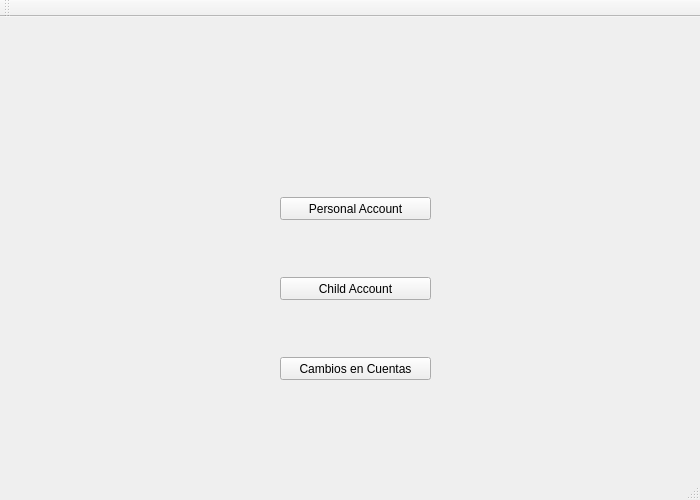
<?xml version="1.0" encoding="UTF-8"?>
<ui version="4.0">
 <class>MainWindow</class>
 <widget class="QMainWindow" name="MainWindow">
  <property name="geometry">
   <rect>
    <x>0</x>
    <y>0</y>
    <width>700</width>
    <height>500</height>
   </rect>
  </property>
  <property name="windowTitle">
   <string>MainWindow</string>
  </property>
  <widget class="QWidget" name="centralWidget">
   <widget class="QPushButton" name="personal">
    <property name="geometry">
     <rect>
      <x>280</x>
      <y>180</y>
      <width>151</width>
      <height>23</height>
     </rect>
    </property>
    <property name="text">
     <string>Personal Account</string>
    </property>
   </widget>
   <widget class="QPushButton" name="hijos">
    <property name="geometry">
     <rect>
      <x>280</x>
      <y>260</y>
      <width>151</width>
      <height>23</height>
     </rect>
    </property>
    <property name="text">
     <string>Child Account</string>
    </property>
   </widget>
   <widget class="QPushButton" name="personal_2">
    <property name="geometry">
     <rect>
      <x>280</x>
      <y>340</y>
      <width>151</width>
      <height>23</height>
     </rect>
    </property>
    <property name="text">
     <string>Cambios en Cuentas</string>
    </property>
   </widget>
  </widget>
  <widget class="QMenuBar" name="menuBar">
   <property name="geometry">
    <rect>
     <x>0</x>
     <y>0</y>
     <width>700</width>
     <height>21</height>
    </rect>
   </property>
  </widget>
  <widget class="QToolBar" name="mainToolBar">
   <attribute name="toolBarArea">
    <enum>TopToolBarArea</enum>
   </attribute>
   <attribute name="toolBarBreak">
    <bool>false</bool>
   </attribute>
  </widget>
  <widget class="QStatusBar" name="statusBar"/>
 </widget>
 <layoutdefault spacing="6" margin="11"/>
 <resources/>
 <connections/>
</ui>
